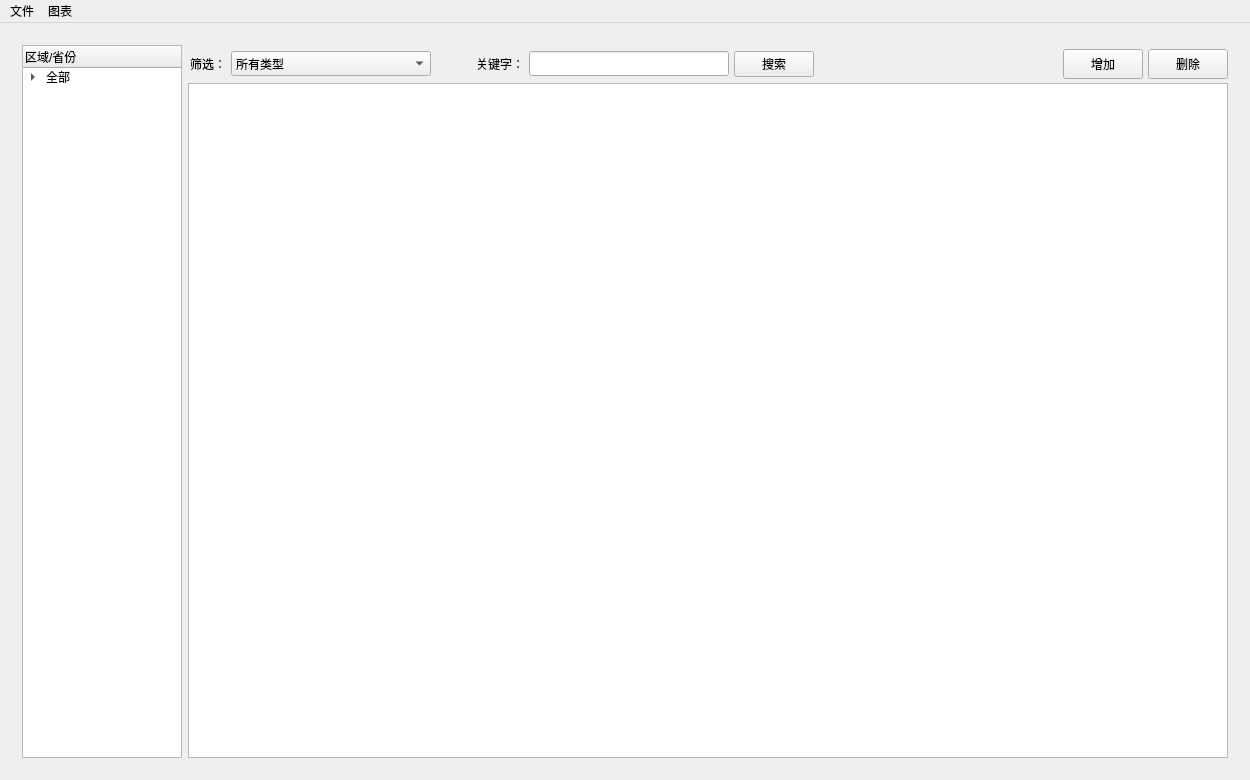
<?xml version="1.0" encoding="UTF-8"?>
<ui version="4.0">
 <class>MainWindow</class>
 <widget class="QMainWindow" name="MainWindow">
  <property name="geometry">
   <rect>
    <x>0</x>
    <y>0</y>
    <width>1250</width>
    <height>780</height>
   </rect>
  </property>
  <property name="windowTitle">
   <string>3weijia</string>
  </property>
  <widget class="QWidget" name="centralWidget">
   <layout class="QGridLayout" name="gridLayout">
    <item row="0" column="0">
     <widget class="QStackedWidget" name="stackedWidget">
      <property name="currentIndex">
       <number>0</number>
      </property>
      <widget class="QWidget" name="page">
       <layout class="QGridLayout" name="gridLayout_2">
        <item row="0" column="1">
         <layout class="QVBoxLayout" name="verticalLayout">
          <property name="spacing">
           <number>0</number>
          </property>
          <item>
           <widget class="QWidget" name="widget" native="true">
            <layout class="QHBoxLayout" name="horizontalLayout_2">
             <property name="spacing">
              <number>5</number>
             </property>
             <property name="leftMargin">
              <number>2</number>
             </property>
             <property name="topMargin">
              <number>4</number>
             </property>
             <property name="rightMargin">
              <number>0</number>
             </property>
             <property name="bottomMargin">
              <number>4</number>
             </property>
             <item>
              <widget class="QLabel" name="label_5">
               <property name="text">
                <string>筛选：</string>
               </property>
              </widget>
             </item>
             <item>
              <widget class="QComboBox" name="comboBox">
               <property name="minimumSize">
                <size>
                 <width>200</width>
                 <height>25</height>
                </size>
               </property>
               <property name="maximumSize">
                <size>
                 <width>200</width>
                 <height>16777215</height>
                </size>
               </property>
               <item>
                <property name="text">
                 <string>所有类型</string>
                </property>
               </item>
               <item>
                <property name="text">
                 <string>企业</string>
                </property>
               </item>
               <item>
                <property name="text">
                 <string>高校</string>
                </property>
               </item>
               <item>
                <property name="text">
                 <string>研究所</string>
                </property>
               </item>
               <item>
                <property name="text">
                 <string>代理</string>
                </property>
               </item>
               <item>
                <property name="text">
                 <string>外</string>
                </property>
               </item>
               <item>
                <property name="text">
                 <string>政府机构</string>
                </property>
               </item>
               <item>
                <property name="text">
                 <string>部队</string>
                </property>
               </item>
               <item>
                <property name="text">
                 <string>第三方</string>
                </property>
               </item>
              </widget>
             </item>
             <item>
              <spacer name="horizontalSpacer_2">
               <property name="orientation">
                <enum>Qt::Horizontal</enum>
               </property>
               <property name="sizeType">
                <enum>QSizePolicy::Fixed</enum>
               </property>
               <property name="sizeHint" stdset="0">
                <size>
                 <width>40</width>
                 <height>20</height>
                </size>
               </property>
              </spacer>
             </item>
             <item>
              <widget class="QLabel" name="label_4">
               <property name="text">
                <string>关键字：</string>
               </property>
              </widget>
             </item>
             <item>
              <widget class="QLineEdit" name="lineEdit">
               <property name="minimumSize">
                <size>
                 <width>150</width>
                 <height>25</height>
                </size>
               </property>
               <property name="maximumSize">
                <size>
                 <width>200</width>
                 <height>16777215</height>
                </size>
               </property>
              </widget>
             </item>
             <item>
              <widget class="QPushButton" name="btnSearch">
               <property name="minimumSize">
                <size>
                 <width>0</width>
                 <height>25</height>
                </size>
               </property>
               <property name="text">
                <string>搜索</string>
               </property>
              </widget>
             </item>
             <item>
              <spacer name="horizontalSpacer">
               <property name="orientation">
                <enum>Qt::Horizontal</enum>
               </property>
               <property name="sizeHint" stdset="0">
                <size>
                 <width>40</width>
                 <height>20</height>
                </size>
               </property>
              </spacer>
             </item>
             <item>
              <widget class="QPushButton" name="btnAdd">
               <property name="minimumSize">
                <size>
                 <width>80</width>
                 <height>30</height>
                </size>
               </property>
               <property name="text">
                <string>增加</string>
               </property>
              </widget>
             </item>
             <item>
              <widget class="QPushButton" name="btnDelete">
               <property name="minimumSize">
                <size>
                 <width>80</width>
                 <height>30</height>
                </size>
               </property>
               <property name="text">
                <string>删除</string>
               </property>
              </widget>
             </item>
            </layout>
           </widget>
          </item>
          <item>
           <widget class="QTableView" name="tableView">
            <attribute name="horizontalHeaderHighlightSections">
             <bool>false</bool>
            </attribute>
           </widget>
          </item>
         </layout>
        </item>
        <item row="0" column="0">
         <widget class="QTreeWidget" name="treeWidget">
          <property name="maximumSize">
           <size>
            <width>160</width>
            <height>16777215</height>
           </size>
          </property>
          <column>
           <property name="text">
            <string>区域/省份</string>
           </property>
          </column>
          <item>
           <property name="text">
            <string>全部</string>
           </property>
           <item>
            <property name="text">
             <string>华东</string>
            </property>
            <item>
             <property name="text">
              <string>山东</string>
             </property>
            </item>
            <item>
             <property name="text">
              <string>浙江</string>
             </property>
            </item>
            <item>
             <property name="text">
              <string>江苏</string>
             </property>
            </item>
            <item>
             <property name="text">
              <string>安徽</string>
             </property>
            </item>
            <item>
             <property name="text">
              <string>上海</string>
             </property>
            </item>
            <item>
             <property name="text">
              <string>福建</string>
             </property>
            </item>
           </item>
           <item>
            <property name="text">
             <string>华南</string>
            </property>
            <item>
             <property name="text">
              <string>广东</string>
             </property>
            </item>
            <item>
             <property name="text">
              <string>广西</string>
             </property>
            </item>
            <item>
             <property name="text">
              <string>海南</string>
             </property>
            </item>
           </item>
           <item>
            <property name="text">
             <string>华中</string>
            </property>
            <item>
             <property name="text">
              <string>湖北</string>
             </property>
            </item>
            <item>
             <property name="text">
              <string>湖南</string>
             </property>
            </item>
            <item>
             <property name="text">
              <string>河南</string>
             </property>
            </item>
            <item>
             <property name="text">
              <string>江西</string>
             </property>
            </item>
           </item>
           <item>
            <property name="text">
             <string>华北</string>
            </property>
            <item>
             <property name="text">
              <string>北京</string>
             </property>
            </item>
            <item>
             <property name="text">
              <string>天津</string>
             </property>
            </item>
            <item>
             <property name="text">
              <string>河北</string>
             </property>
            </item>
            <item>
             <property name="text">
              <string>山西</string>
             </property>
            </item>
            <item>
             <property name="text">
              <string>内蒙</string>
             </property>
            </item>
           </item>
           <item>
            <property name="text">
             <string>其他</string>
            </property>
            <item>
             <property name="text">
              <string>宁夏</string>
             </property>
            </item>
            <item>
             <property name="text">
              <string>新疆</string>
             </property>
            </item>
            <item>
             <property name="text">
              <string>青海</string>
             </property>
            </item>
            <item>
             <property name="text">
              <string>陕西</string>
             </property>
            </item>
            <item>
             <property name="text">
              <string>甘肃</string>
             </property>
            </item>
            <item>
             <property name="text">
              <string>四川</string>
             </property>
            </item>
            <item>
             <property name="text">
              <string>云南</string>
             </property>
            </item>
            <item>
             <property name="text">
              <string>贵州</string>
             </property>
            </item>
            <item>
             <property name="text">
              <string>西藏</string>
             </property>
            </item>
            <item>
             <property name="text">
              <string>重庆</string>
             </property>
            </item>
            <item>
             <property name="text">
              <string>辽宁</string>
             </property>
            </item>
            <item>
             <property name="text">
              <string>吉林</string>
             </property>
            </item>
            <item>
             <property name="text">
              <string>黑龙江</string>
             </property>
            </item>
           </item>
          </item>
         </widget>
        </item>
       </layout>
      </widget>
      <widget class="dataVisual" name="page_2"/>
     </widget>
    </item>
   </layout>
  </widget>
  <widget class="QMenuBar" name="menuBar">
   <property name="geometry">
    <rect>
     <x>0</x>
     <y>0</y>
     <width>1250</width>
     <height>23</height>
    </rect>
   </property>
   <widget class="QMenu" name="menu">
    <property name="title">
     <string>文件</string>
    </property>
    <addaction name="action"/>
    <addaction name="action_2"/>
   </widget>
   <widget class="QMenu" name="menu_2">
    <property name="title">
     <string>图表</string>
    </property>
    <addaction name="action_3"/>
    <addaction name="action_4"/>
    <addaction name="action_5"/>
   </widget>
   <addaction name="menu"/>
   <addaction name="menu_2"/>
  </widget>
  <action name="action">
   <property name="text">
    <string>打开</string>
   </property>
  </action>
  <action name="action_2">
   <property name="text">
    <string>保存</string>
   </property>
  </action>
  <action name="action_3">
   <property name="text">
    <string>统计</string>
   </property>
  </action>
  <action name="action_4">
   <property name="text">
    <string>数据</string>
   </property>
  </action>
  <action name="action_5">
   <property name="text">
    <string>表单</string>
   </property>
  </action>
 </widget>
 <layoutdefault spacing="6" margin="11"/>
 <customwidgets>
  <customwidget>
   <class>dataVisual</class>
   <extends>QWidget</extends>
   <header>dataVisual.h</header>
   <container>1</container>
  </customwidget>
 </customwidgets>
 <resources/>
 <connections/>
</ui>
